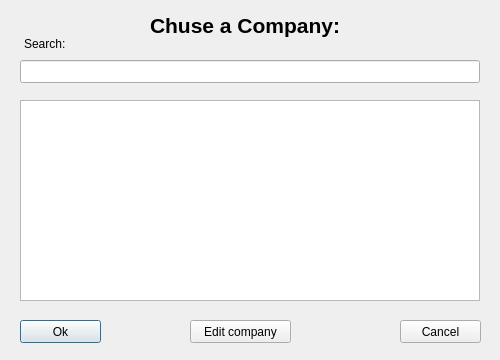
<?xml version="1.0" encoding="UTF-8"?>
<ui version="4.0">
 <class>AtpChuseCompany</class>
 <widget class="QDialog" name="AtpChuseCompany">
  <property name="geometry">
   <rect>
    <x>0</x>
    <y>0</y>
    <width>500</width>
    <height>360</height>
   </rect>
  </property>
  <property name="font">
   <font>
    <kerning>true</kerning>
   </font>
  </property>
  <property name="windowTitle">
   <string>Chuse a Company:</string>
  </property>
  <property name="modal">
   <bool>true</bool>
  </property>
  <widget class="QLabel" name="label">
   <property name="geometry">
    <rect>
     <x>150</x>
     <y>10</y>
     <width>241</width>
     <height>31</height>
    </rect>
   </property>
   <property name="font">
    <font>
     <pointsize>16</pointsize>
     <weight>75</weight>
     <bold>true</bold>
    </font>
   </property>
   <property name="text">
    <string>Chuse a Company:</string>
   </property>
  </widget>
  <widget class="QLineEdit" name="editSearch">
   <property name="geometry">
    <rect>
     <x>20</x>
     <y>60</y>
     <width>460</width>
     <height>23</height>
    </rect>
   </property>
  </widget>
  <widget class="QLabel" name="label_2">
   <property name="geometry">
    <rect>
     <x>24</x>
     <y>36</y>
     <width>61</width>
     <height>16</height>
    </rect>
   </property>
   <property name="text">
    <string>Search:</string>
   </property>
  </widget>
  <widget class="QTableView" name="tableView">
   <property name="geometry">
    <rect>
     <x>20</x>
     <y>100</y>
     <width>460</width>
     <height>201</height>
    </rect>
   </property>
  </widget>
  <widget class="QPushButton" name="buttonOk">
   <property name="geometry">
    <rect>
     <x>20</x>
     <y>320</y>
     <width>81</width>
     <height>23</height>
    </rect>
   </property>
   <property name="text">
    <string>Ok</string>
   </property>
  </widget>
  <widget class="QPushButton" name="buttonEdit">
   <property name="geometry">
    <rect>
     <x>190</x>
     <y>320</y>
     <width>101</width>
     <height>23</height>
    </rect>
   </property>
   <property name="text">
    <string>Edit company</string>
   </property>
  </widget>
  <widget class="QPushButton" name="buttonCancel">
   <property name="geometry">
    <rect>
     <x>400</x>
     <y>320</y>
     <width>81</width>
     <height>23</height>
    </rect>
   </property>
   <property name="text">
    <string>Cancel</string>
   </property>
  </widget>
 </widget>
 <resources/>
 <connections/>
</ui>
